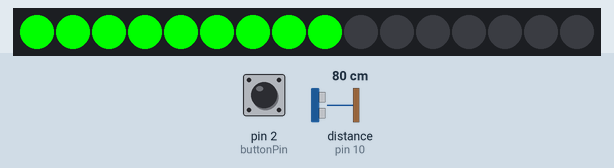
Simulated run of this sketch. Board: Arduino Uno, built with avr-gcc and run on an emulated ATmega328P. Parts: 16 RGB LEDs in strip order, left to right. Inputs (shaded band) come from the test bench; at power-on: pin 2 (buttonPin) HIGH, distance to the obstacle (sensor on pin 10) 80 cm. The echo pulse lasts 58.3 µs per cm; EEPROM starts erased.

Above: at 1.2 s.
1.3 s: pin 2 (buttonPin) pulled LOW for 0.25 s
At 4.2 s:
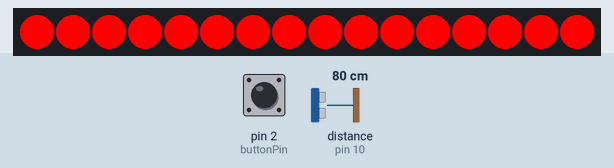
4.5 s: distance to the obstacle (sensor on pin 10) set to 120 cm
At 5.7 s:
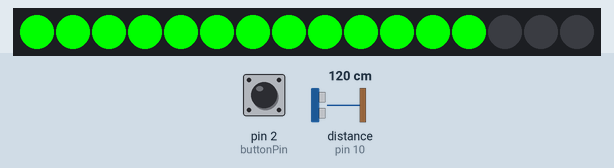
6.2 s: distance to the obstacle (sensor on pin 10) set to 2 cm
At 6.6 s:
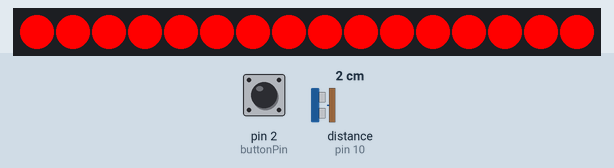
7.8 s: pin 2 (buttonPin) pulled LOW for 1 s
At 9.1 s:
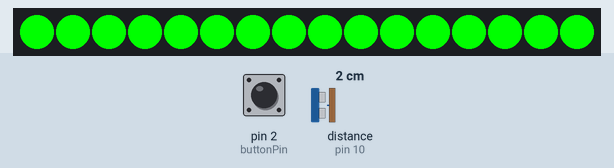
11.8 s: distance to the obstacle (sensor on pin 10) set to 14 cm
13.3 s: distance to the obstacle (sensor on pin 10) set to 17 cm
Timing chart, 0 to 16.3 s (numbered marks = the images above; inputs shaded):
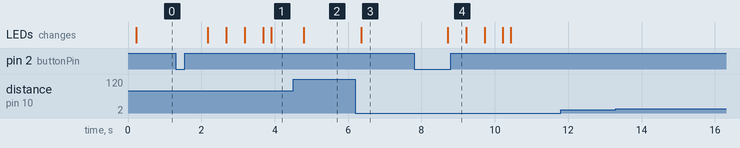

Measured:
- after the input at 1.3 s, the LEDs: first change after 0.88 s (image 1 shows a later state)
- after the input at 4.5 s, the LEDs: change after 0.30 s (image 2)
- after the input at 6.2 s, the LEDs: change after 0.16 s (image 3)
- after the input at 7.8 s, the LEDs: change after 0.92 s (image 4)
- after the input at 11.8 s, every drawn part: stays the same

The sketch:

code.ino
```cpp
#include <Adafruit_NeoPixel.h>
#include <NewPing.h> //include the library for the SR04 sonar distance sensor
#include <EEPROM.h> //this lets us access the EEPROM memory
#define PIN 3

Adafruit_NeoPixel strip = Adafruit_NeoPixel(16, PIN, NEO_GRB + NEO_KHZ800);

const int trigPin = 11; //set the distance sensor trigger pin to A0
const int echoPin = 10; //the sonar echo pin
const int buttonPin = 2; //the button

NewPing sonar(trigPin, echoPin, 240); //start the distance sensor (Receive Pin, SendPin, Max Distance INCHES)

const int minDeviation = 5; //the number of inches of movement required to count as moving
const int timeout = 10; //the number of seconds to keep the leds on after movement stops
const int ledDistance = 6; //the distance in inches each led covers

int idealDistance = 2; //this is the perfect distance to the car read from the memory
int rawSonar; //this is the raw data from the distance sensor
int distance; //the distance to the vehicle
int prevDistance = 0; //the previous distance to the vehicle
unsigned long lastMoved = 0; //the millis reading of the last movement


void setup() {
  pinMode(buttonPin, INPUT_PULLUP); //set button as input with internal pull-up resitors

  if (EEPROM.read(0) != 255) { //read the memory, it will read 255 if it's never been written to
    idealDistance = EEPROM.read(0); //set the idealDistance from the memory
  }
  strip.begin();
  allOff(); // turn all pixels off
  strip.show(); // Initialize all pixels to 'off'
}

void loop() {
  delay(100);

  rawSonar = sonar.ping_median(5); //get 5 readings and average them

  if (rawSonar != 0) { //the distance sensor sends a 0 when nothing is in range
    distance = rawSonar / US_ROUNDTRIP_IN; //convert the raw data to inches
    distance -= idealDistance; //subtract the ideal distance from the reading, giving us the distance to go
  }
  else {
  strip.show(); // Display Pixel
  }

  if (abs(distance - prevDistance) >= minDeviation) { //if the car has moved since last read
    lastMoved = 0; //reset the sleep timer

    prevDistance = distance; //reset the distance last read

    if (distance < ledDistance * 9 && distance >= ledDistance * 8) { //if it's in the 1st led's range
allOff(); //turn the LEDs off
for (int i = 0; i < 1; i++) {
        strip.setPixelColor(i, 0, 255, 0); // Sets pixel #0 and #1 Green
        }
      strip.show();

    }
    else if (distance < ledDistance * 8 && distance >= ledDistance * 7) { //if in range of the 2nd led
allOff(); //turn the LEDs off
for (int i = 0; i < 3; i++) {
        strip.setPixelColor(i, 0, 255, 0); // Sets pixel #0 through #3 Green
        }
      strip.show();
    }
    else if (distance < ledDistance * 7 && distance >= ledDistance * 6) { //if in range of the 3rd led
      allOff(); //turn the LEDs off
for (int i = 0; i < 5; i++) {
        strip.setPixelColor(i, 0, 255, 0); // Sets pixel #0 through #5 Green
        }
      strip.show();
    }
    else if (distance < ledDistance * 6 && distance >= ledDistance * 5) { //if in range of the 4th led
allOff(); //turn the LEDs off
for (int i = 0; i < 7; i++) {
        strip.setPixelColor(i, 0, 255, 0); // Sets pixel #0 through #7 Green
        }
      strip.show();
    }
    else if (distance < ledDistance * 5 && distance >= ledDistance * 4) { //if in the 5th led
allOff(); //turn the LEDs off
for (int i = 0; i < 9; i++) {
        strip.setPixelColor(i, 0, 255, 0); // Sets pixel #0 through #9 Green
        }
      strip.show();
    }
    else if (distance < ledDistance * 4 && distance >= ledDistance * 3) { //if in range of the 6th led
allOff(); //turn the LEDs off
 for (int i = 0; i < 11; i++) {
        strip.setPixelColor(i, 0, 255, 0); // Sets pixel #0 through #11 Green
        }
      strip.show();
    }
    else if (distance < ledDistance * 3 && distance >= ledDistance * 2) { //if in range of the 7th led
allOff(); //turn the LEDs off
for (int i = 0; i < 13; i++) {
        strip.setPixelColor(i, 0, 255, 0); // Sets pixel #0 through #13 Green
        }
      strip.show();
    }
    else if (distance < ledDistance * 2 && distance >= ledDistance) { //if in range of the 8th led
allOff(); //turn the LEDs off
for (int i = 0; i < 15; i++) {
        strip.setPixelColor(i, 0, 255, 0); // Sets all pixels Green
        }
      strip.show();
    }
    else if (distance <= idealDistance) { //if in the stop position

      allOnRed();  //Sets all pixels to red
      strip.show();
    }
  }
  else { //if the car isn't moving
    if (lastMoved == 0) { //if the timer hasn't been started
      lastMoved = millis(); //set the timer
    }

    if (lastMoved != 0 && millis() - lastMoved >= timeout * 1000) { //if the timer is set and past the timeout
      allOff(); //turn off the leds
      lastMoved = 0; //turn off the timer
    }
  }

  //this checks the button
  if (digitalRead(buttonPin) == LOW) { //if the button is being pressed
    rawSonar = sonar.ping_median(30); //get 30 readings and average them

    if (rawSonar != 0) { //the distance sensor sends a 0 when nothing is in range
      distance = rawSonar / US_ROUNDTRIP_IN; //convert the raw data the inches

      EEPROM.write(0, distance); //write the distance to the memory
      idealDistance = distance; //set the idealDistance

      flashGreen(); //show success
    }
    else { //if out of range
      flashRed(); //show error
    }
  }
}


void flashGreen() { //this flashes the green LEDs to show success
  allOff();//clear the leds
  allOnGreen(); //turn the green leds on
  delay(500);
  allOff(); //turn all the leds off
  delay(500);
  allOnGreen(); //turn the green leds on
  delay(500);
  allOff(); //turn the green leds off
}

void flashRed() { //this flashes the red LEDs to show success
  allOff(); //clear the leds
  allOnRed(); //turn the red leds on
  delay(500);
  allOff(); //turn all the leds off
  delay(500);
  allOnRed(); //turn the red leds on
  delay(500);
  allOff(); //turn all the leds off
}

// All Pixels Off
void allOff() {
for (int i = 16; i != -1; i--) {
        strip.setPixelColor(i, 0, 0, 0); // Pixel #0
        }
      strip.show();
}

//All Pixels on RED
void allOnRed() {

for (int i = 15; i != -1; i--) {
        strip.setPixelColor(i, 255, 0, 0); // Pixel #0 green
        }
      strip.show();
}


//All Pixels on Green
void allOnGreen() {

for (int i = 15; i != -1; i--) {
        strip.setPixelColor(i, 0, 255, 0); // Pixel #0 green
        }
      strip.show();
}
```
